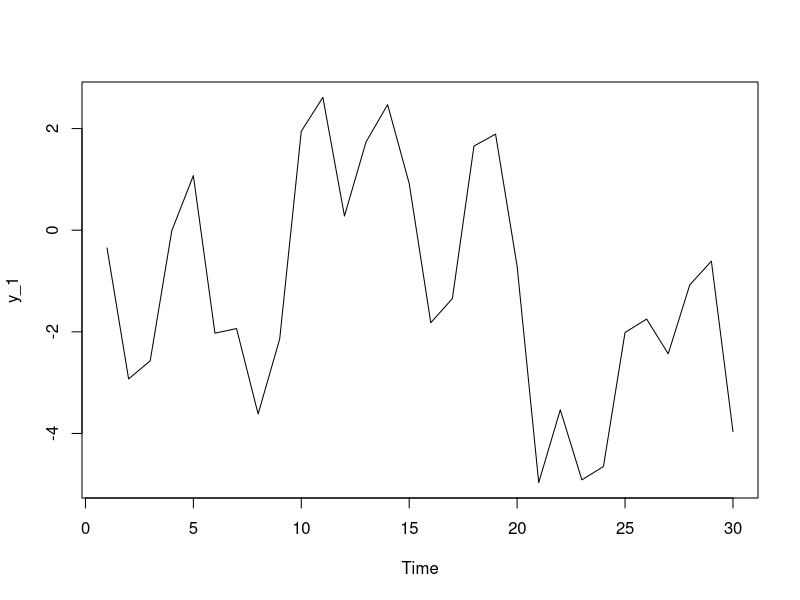
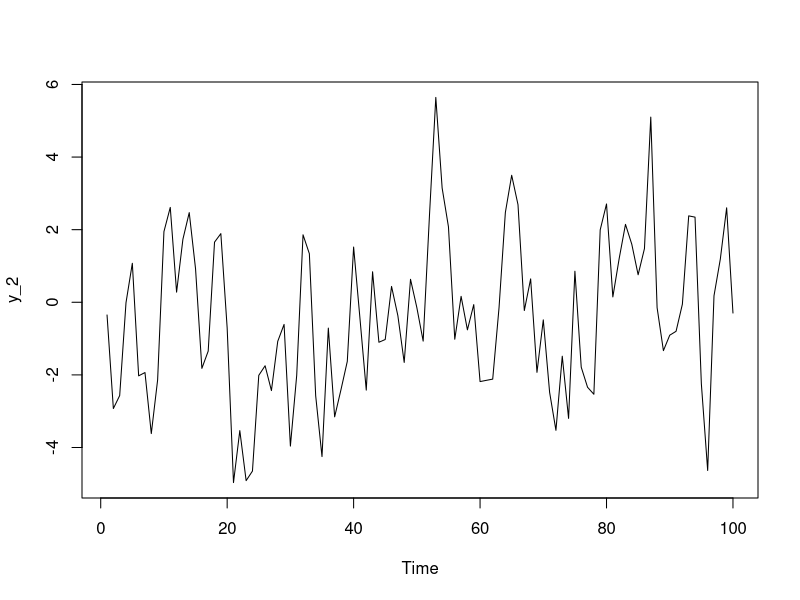
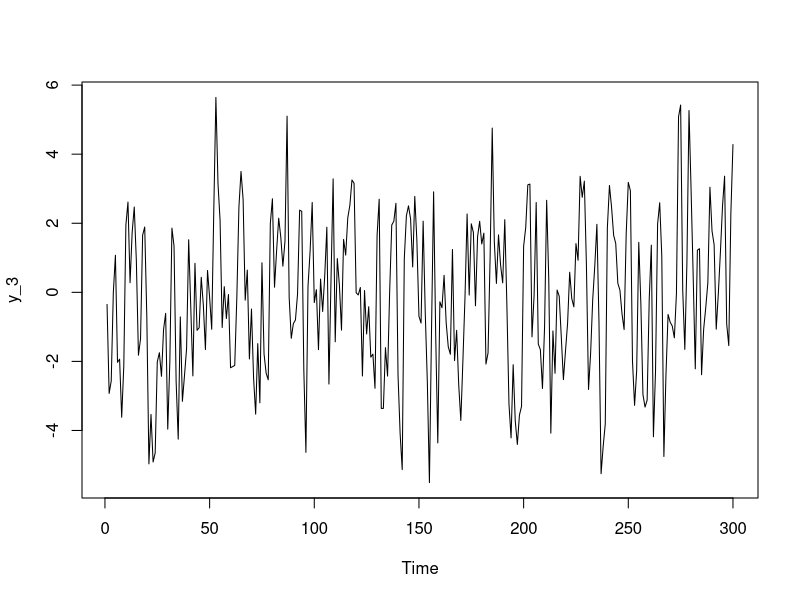
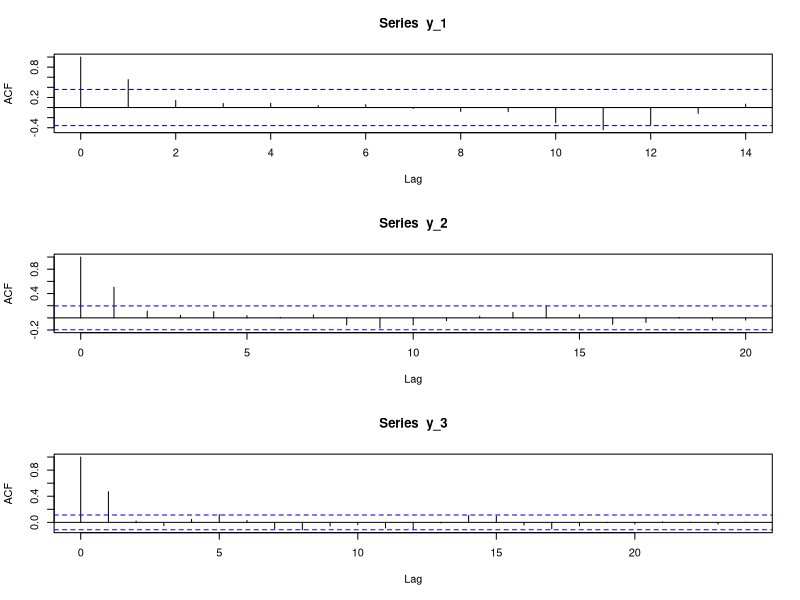
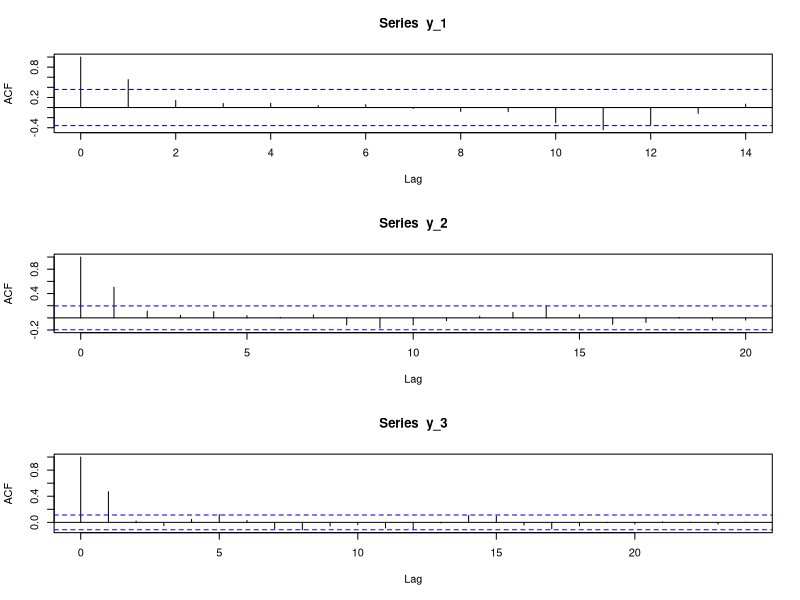
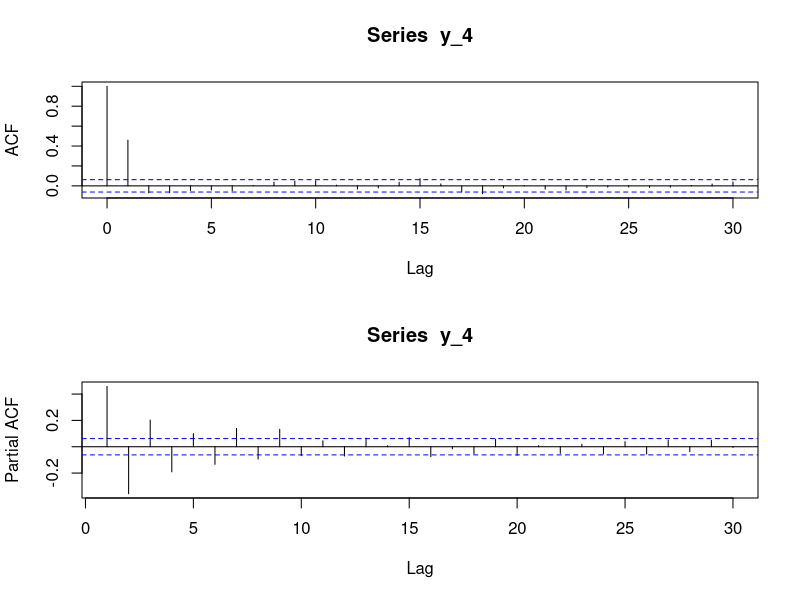
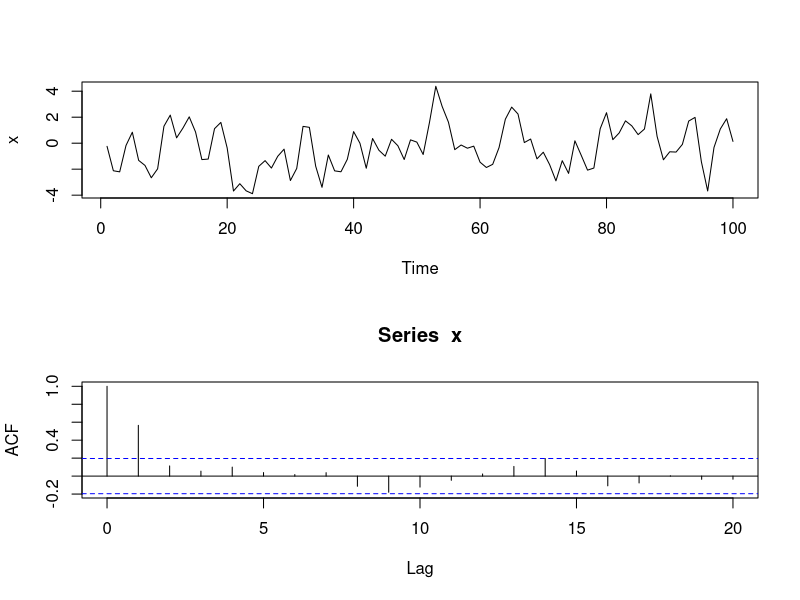
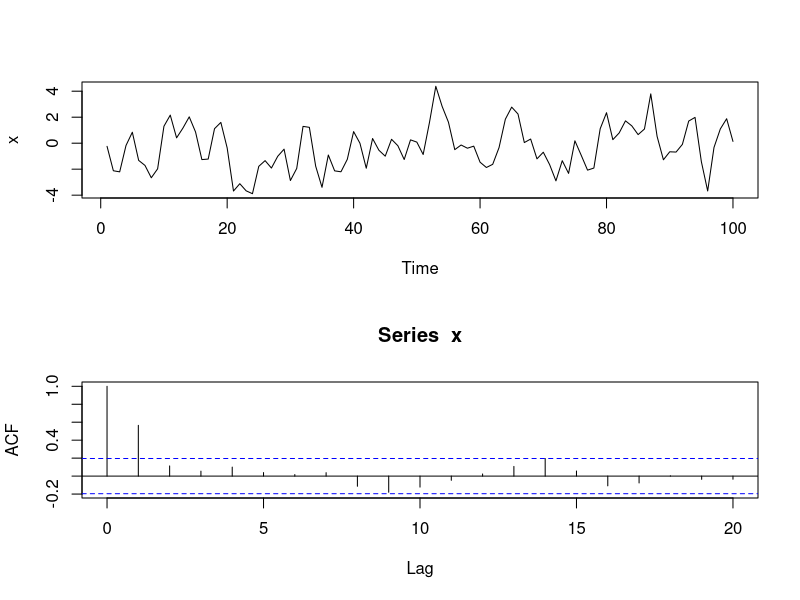

Write R code to recreate these figures, in order. (Note: this script raises an error after producing the figures.)
# R-code: simulation MA(1)
# Learn: arima.sim, ARMAacf

set.seed(10)
sigma<-2
b_1<-0.5
len<-30
y_1<-arima.sim(n = len, list( ma = b_1), sd = sigma)
set.seed(10)
len<-100
y_2<-arima.sim(n = len, list( ma = b_1), sd = sigma)
set.seed(10)
len<-300
y_3<-arima.sim(n = len, list( ma = b_1), sd = sigma)

# Plot the series
ts.plot(y_1)
ts.plot(y_2)
ts.plot(y_3)

rho<-c(b_1/(1+b_1^2),rep(0,4))
rho
# R-command for computing the acf: both calculations match
ARMAacf(ma=b_1,lag.max=10)
ARMAacf(ma=b_1,lag.max=10,pacf=T)


# In general b1 is unknown and therefore ARMAacf is of limited practical utility. 
# Instead, the acf must be estimated directly from the data, relying on acf-command
# For long data sets (many observations) acf converges to ARMAacf (assuming b1 is known)
par(mfrow=c(3,1))
acf(y_1)
acf(y_2)
acf(y_3)

# Extract estimates from acf-object
acf(y_1)$acf
acf(y_2)$acf
acf(y_3)$acf

#---------------------
# acf and pacf
len<-1000
set.seed(1)
b_1<-0.9
y_4<-arima.sim(n = len, list( ma = b_1), sd = sigma)

# Acf is insignificant for lags>q=1
par(mfrow=c(2,1))
acf(y_4)
# pacf converges 'slowly' to 0
acf(y_4,type="partial")




###################################################
### code chunk number 2: slides_part2.Rnw:207-260
###################################################
# R-code: estimate $b_1$
# Learn: arima

estim<-function(parma,x)
{
# Center the data
  x<-x-mean(x)
# Determine length
  len<-length(x)
# Define q
  q<-length(parma)
  b<-parma
# Define a vector of epsilons
  epsilon<-x
# Compute epsilon_1
  epsilon[1]<-x[1]
# Compute the other epsilons  
  for (i in 2:q)
  {
    epsilon[i]<-x[i]-epsilon[(i-1):1]%*%b[1:(i-1)]
  }
  for (i in (q+1):len)
  {
    epsilon[i]<-x[i]-epsilon[(i-1):(i-q)]%*%b[1:q]
  }
# Return the MSE  
  return(sum(epsilon^2))
}


set.seed(10)
sigma<-sqrt(2)
b_1<-0.7
len<-100
x<-arima.sim(n = len, list( ma = c(b_1)), sd = sigma)
ts.plot(x)
acf(x)

# Set any parameter value: which model corresponds to b1=0?
parma<-c(0)
# This is the wrong parameter: the true parameter is 0.7
# Therefore we expect MSE to be large
estim(parma,x)
# Now we insert the true parameter: MSE is much smaller
estim(b_1,x)
# Now we minimize MSE
estim_obj<-nlminb(parma,estim,x=x)
# Note that MSE is smaller than for true b_1: this is beacuse we minimize MSE (overfitting)
estim_obj
# CSS 
round(estim_obj$par,4)
# R-command: CSS according to arima
ma_obj<-arima(x,order = c(0, 0, 1),method="CSS")
round(ma_obj$coef,4)
# R-command Maximum Likelihood according to arima
ma_obj<-arima(x,order = c(0, 0, 1))
round(ma_obj$coef,4)

# From now we shall rely on default R-command arima()


###################################################
### code chunk number 3: slides_part2.Rnw:306-337
###################################################
# R-code: MA(1) diagnostics
# learn tsdiag
set.seed(10)
sigma<-sqrt(2)
b_1<-0.7
len<-100
x<-arima.sim(n = len, list( ma = b_1), sd = sigma)

ts.plot(x)

# Identification
acf(x)

# Estimation
# You may try white noise by setting order=c(0,0,0) in arima: check the resulting diagnostics below
x_obj<-arima(x,order=c(0,0,1))
x_obj

# Simple diagnostics
par(mfrow=c(1,1))
acf(x_obj$res)

# More sophisticated diagnostics: try a white noise model in arima and check diagnostics again
tsdiag(x_obj,gof.lag=30)

# False (white noise) model: too simple
x_obj<-arima(x,order=c(0,0,0))

tsdiag(x_obj,gof.lag=20)


# We can fit a more complex model: diagnostics also OK but danger of overfitting
# Rely on SIMPLEST model for which diagnostics are OK
x_obj<-arima(x,order=c(0,0,10))

acf(x_obj$res)

tsdiag(x_obj,gof.lag=20)



###################################################
### code chunk number 4: slides_part2.Rnw:398-483
###################################################
# R-code: MA(1) forecast
# learn: predict
# First case: mu=0
set.seed(10)
sigma<-sqrt(2)
b_1<-0.7
len<-1000
# Compute one additional observation i.e. len+1
y<-arima.sim(n = len+1, list( ma = b_1), sd = sigma)
ts.plot(y)

# Data
x<-y[1:len]
# Future observation: must be forecasted
x_future<-y[len+1]
# Identification
acf(x)

# Estimation
x_obj<-arima(x,order=c(0,0,1))
x_obj
par(mfrow=c(1,1))
acf(x_obj$res)

# More sophisticated diagnostics
tsdiag(x_obj,gof.lag=30)

b1<-x_obj$coef["ma1"]

epsilon_T<-sum((-1)^{0:(len-1)}*b1^(0:(len-1))*(x[len:1]-mean(x)))
xhat<-b1*epsilon_T

xhat+mean(x)

# Use R-command predict: the forecast matches with our number up to negligible rounding errors
predict(x_obj,n.ahead=1)

predict(x_obj,n.ahead=1)$pred

#--------------
# Second case: mu!=0

mu<-10
set.seed(10)
sigma<-sqrt(2)
b_1<-0.7
len<-1000
# Shift by mu
y<-mu+arima.sim(n = len+1, list( ma = b_1), sd = sigma)
ts.plot(y)

# Data
x<-y[1:len]
# Future observation: must be forecasted
x_future<-y[len+1]
# Identification 2
acf(x)

# Estimation

x_obj<-arima(x,order=c(0,0,1))
x_obj
par(mfrow=c(1,1))
acf(x_obj$res)

# More sophisticated diagnostics
tsdiag(x_obj,gof.lag=30)

b1<-x_obj$coef["ma1"]


# Formula in slides
epsilon_T<-sum((-1)^{0:(len-1)}*b1^(0:(len-1))*(x[len:1]-mean(x)))
xhat<-mean(x)+b1*epsilon_T

xhat

# Use R-command predict: the forecast matches with our number up to negligible rounding errors
predict(x_obj,n.ahead=1)

predict(x_obj,n.ahead=1)$pred


# R-code: MA(1) pacf pattern
# Simulate MA(1) and compare MA-inversion, pacf and regression
set.seed(10)
sigma<-sqrt(2)
b1<-0.9
len<-1000
z<-arima.sim(n = len, list( ma = b1), sd = sigma)

acf(z,type="partial")
# The coefficients are larger (in absolute) because the pacf relies on finite regression: see regressions below (the absolute value increase for increasing lag)
b1*(-1)^{0:(10)}*b1^(0:(10))

acf(z,type="partial",plot=F)
# Compare pacf(k) with last regression coefficient in each of the following regressions
# Look at a1:  compare with pacf(1)
lm(z[2:len]~z[1:(len-1)])
# Look at a2:  compare with pacf(2)
lm(z[3:len]~z[2:(len-1)]+z[1:(len-2)])
# Look at a3: compare with pacf(3)
lm(z[4:len]~z[3:(len-1)]+z[2:(len-2)]+z[1:(len-3)])




###################################################
### code chunk number 5: slides_part2.Rnw:499-505
###################################################
# R-code: MA(1) h-step forecast
h<-10
predict(x_obj,n.ahead=h)$pred
# Compare with estimated intercept
x_obj$coef



###################################################
### code chunk number 6: slides_part2.Rnw:522-542
###################################################
# R-code: MA(1) interval forecast
# Learn: plot interval forecast
sigma<-sqrt(x_obj$sigma2)
# Plot last ten data-points + forecast
last_data<-20
plot(y[(len+1-last_data):(len+1)],ylim=c(7,14))
lines(c(rep(NA,last_data-1),x[len],xhat),col="blue",type="b")
lines(c(rep(NA,last_data-1),x[len],xhat-2*sigma),col="red",type="b")
lines(c(rep(NA,last_data-1),x[len],xhat+2*sigma),col="red",type="b")

# With the R-code: no (detectable) difference when compared to own calculations
h<-1
pred_obj<-predict(x_obj,n.ahead=h)
plot(y[(len+1-last_data):(len+1)],ylim=c(7,14))
lines(c(rep(NA,last_data-1),x[len],pred_obj$pred),col="blue",type="b")
lines(c(rep(NA,last_data-1),x[len],pred_obj$pred-2*pred_obj$se),col="red",type="b")
lines(c(rep(NA,last_data-1),x[len],pred_obj$pred+2*pred_obj$se),col="red",type="b")





###################################################
### code chunk number 7: slides_part2.Rnw:560-568
###################################################
# R-code: MA(1) multi-step interval forecast
# With the R-code
h<-10
pred_obj<-predict(x_obj,n.ahead=h)
plot(c(y[(len+1-last_data):(len+1)],rep(NA,h-1)),ylim=c(6,14))
lines(c(rep(NA,last_data-1),x[len],pred_obj$pred),col="blue",type="b")
lines(c(rep(NA,last_data-1),x[len],pred_obj$pred-2*pred_obj$se),col="red",type="b")
lines(c(rep(NA,last_data-1),x[len],pred_obj$pred+2*pred_obj$se),col="red",type="b")


###################################################
### code chunk number 8: init
###################################################
# R-code: simulation MA(2)

set.seed(10)
sigma<-2
b1<--1.3
b2<-0.5
len<-30
y_1<-arima.sim(n = len, list( ma = c(b1,b2)), sd = sigma)
set.seed(10)
len<-100
y_2<-arima.sim(n = len, list( ma = c(b1,b2)), sd = sigma)
set.seed(10)
len<-300
y_3<-arima.sim(n = len, list( ma = c(b1,b2)), sd = sigma)

# Theoretical acf (generally unknown...)
ARMAacf(ma=c(b1,b2),lag.max=10)

# Empirical acf: can always be computed from data
par(mfrow=c(3,1))
acf(y_1)
acf(y_2)
acf(y_3)

# Extract estimates from acf-object
acf(y_1)$acf
acf(y_2)$acf
acf(y_3)$acf



###################################################
### code chunk number 9: slides_part2.Rnw:657-690
###################################################
# R-code: MA(2) forecast
# mu
mu<-10
# Forecast horizon
h<-10
set.seed(10)
# sigma
sigma<-sqrt(2)
# MA coefficients
b1<--1.3
b2<-0.7
# Sample length
len<-100
# Generate data and shift by mu
y<-mu+arima.sim(n = len+h, list( ma = c(b1,b2)), sd = sigma)
# Data
x<-y[1:len]

ts.plot(x)
# Identification: Acf suggests AR(2)
acf(x)
# Estimation
x_obj<-arima(x,order=c(0,0,2))
x_obj
# Diagnostics
tsdiag(x_obj)

# Prediction
last_data<-10
pred_obj<-predict(x_obj,n.ahead=h)
plot(y[(len-last_data+1):(len+h)],ylim=c(4,16))
lines(c(rep(NA,last_data-1),x[len],pred_obj$pred),col="blue",type="b")
lines(c(rep(NA,last_data-1),x[len],pred_obj$pred-2*pred_obj$se),col="red",type="b")
lines(c(rep(NA,last_data-1),x[len],pred_obj$pred+2*pred_obj$se),col="red",type="b")


###################################################
### code chunk number 10: init
###################################################
# R-code: simulation AR(1)

set.seed(10)
sigma<-2
len<-100

# This is a non-stationary AR(1) process: a1>1
a1<-1.5
# This is a stationary AR(1) process
a1<-0.5
# arima.sim implicity assumes that c=0
y1<-arima.sim(n = len, list( ar = a1), sd = sigma)
ts.plot(y1)

# c!=0: Simulate AR(1) 'by hand'
set.seed(10)
eps<-rnorm(len)
c<-5
# Arbitrary zero-initialization
y1<-rep(0,len)
for (i in 2:len)
{
  y1[i]<-c+a1*y1[i-1]+eps[i]
}
# Arbitrary zero-initialization is not 'smart': would have been better to initialize with c/(1-a1)
ts.plot(y1)
abline(h=c/(1-a1))
# Check mean and expectation formula in slides
mean(y1)
c/(1-a1)
# Check autocorrelation: in contrast to MA(q) acf does not vanish (converges to 0 though)
rho<-a1^(1:10)
rho
# R-command for computing acf
ARMAacf(ar=a1,lag.max=10)
ARMAacf(ar=a1,lag.max=10,pacf=T)
# Acf converges to 0
acf(y1)
# pacf vanishes for k>1
acf(y1,type="partial")


# Different a1>0
set.seed(10)
a1<-0.95
y2<-arima.sim(n = len, list( ar = a1), sd = sigma)
# Longer 'memory'
ts.plot(y2)
abline(h=0)
rho<-a1^(1:10)
rho
ARMAacf(ar=a1,lag.max=10)
# Acf converges to 0: slower convergence than previous AR(1)
acf(y2)
# pacf vanishes for k>1
acf(y2,type="partial")


# Different a1<0
set.seed(10)
a1<--0.9
y3<-arima.sim(n = len, list( ar = a1), sd = sigma)
ts.plot(y3)
rho<-a1^(1:10)
rho
ARMAacf(ar=a1,lag.max=10)
par(mfrow=c(2,1))
# Acf converges to 0 alternating signs
acf(y3)
# pacf vanishes for k>1
acf(y3,type="partial")





###################################################
### code chunk number 11: slides_part2.Rnw:903-924
###################################################
# R-code: estimate $c,a_1$

set.seed(10)
sigma<-sqrt(2)
a1<-0.7
c<-5
len<-500
x<-arima.sim(n = len, list( ar = c(a1)), sd = sigma)
# Shift by mu=c/(1-a1)
x<-x+c/(1-a1)
ts.plot(x)

# Linear regression
lm_obj<-lm(x[2:len]~x[1:(len-1)])
lm_obj
# Linear regression estimates c

ts.plot(x)
# arima function
ma_obj<-arima(x,order = c(1, 0, 0))
ma_obj
# arima does not estimate c but mu
c/(1-a1)


###################################################
### code chunk number 12: slides_part2.Rnw:957-985
###################################################
# R-code: AR(1) diagnostics
# learn tsdiag
set.seed(10)
sigma<-sqrt(2)
a1<-0.7
len<-100
x<-arima.sim(n = len, list( ar = a1), sd = sigma)

# Identification
par(mfrow=c(2,1))
acf(x)
acf(x,type="partial")

# Estimation
x_obj<-arima(x,order=c(1,0,0))
x_obj

# Diagnostics
tsdiag(x_obj,gof.lag=30)

# We can fit a more complex model: diagnostics also OK but danger of overfitting
# Rely on SIMPLEST model for which diagnostics are OK
x_obj<-arima(x,order=c(2,0,0))

acf(x_obj$res)

tsdiag(x_obj,gof.lag=20)



###################################################
### code chunk number 13: slides_part2.Rnw:1007-1054
###################################################
# R-code: AR(1) forecast
# learn: predict
set.seed(10)
sigma<-sqrt(2)
a1<-0.7
c<-3
len<-100
# Compute one additional observation i.e. len+1
y<-arima.sim(n = len+1, list( ar = a1), sd = sigma)
# Shift by mu
y<-y+c/(1-a1)
ts.plot(y)
# Data
x<-y[1:len]
# Future observation: must be forecasted
x_future<-y[len+1]
# Identification
par(mfrow=c(2,1))
acf(x)
acf(x,type="partial")

# Estimation
x_obj<-arima(x,order=c(1,0,0))
x_obj

# Possible to fit a MA: but this would require more parameters: worse forecast performances
if (F)
{  
  x_obj<-arima(x,order=c(0,0,4))
  x_obj
  tsdiag(x_obj,gof.lag=30)
  
}

# Diagnostics
tsdiag(x_obj,gof.lag=30)

a1<-x_obj$coef["ar1"]
c<-x_obj$coef["intercept"]*(1-a1)

# One step ahead point forecast
# Formula in slides
xhat1<-c+a1*x[len]
xhat1

# Use R-command predict: replicates our calculation
predict(x_obj,n.ahead=1)$pred[1]

#--------------
# h-step ahead
h<-4
# Formula in slides
xhat<-c*sum(a1^(0:(h-1)))+a1^h*x[len]
xhat
# Use R-command predict
predict(x_obj,n.ahead=h)$pred[h]



###################################################
### code chunk number 14: slides_part2.Rnw:1073-1094
###################################################
# R-code: AR(1) interval forecast
# Learn: plot interval forecast
sigma<-sqrt(x_obj$sigma2)
# Plot last ten data-points + forecast
last_data<-10
par(mfrow=c(1,1))
plot(y[(len+1-last_data):(len+1)],ylim=c(7,14))
lines(c(rep(NA,last_data-1),x[len],xhat1),col="blue",type="b")
lines(c(rep(NA,last_data-1),x[len],xhat1-2*sigma),col="red",type="b")
lines(c(rep(NA,last_data-1),x[len],xhat1+2*sigma),col="red",type="b")

# With the R-code
h<-1
pred_obj<-predict(x_obj,n.ahead=h)
plot(y[(len+1-last_data):(len+1)],ylim=c(7,14))
lines(c(rep(NA,last_data-1),x[len],pred_obj$pred),col="blue",type="b")
lines(c(rep(NA,last_data-1),x[len],pred_obj$pred-2*pred_obj$se),col="red",type="b")
lines(c(rep(NA,last_data-1),x[len],pred_obj$pred+2*pred_obj$se),col="red",type="b")





###################################################
### code chunk number 15: slides_part2.Rnw:1117-1125
###################################################
# R-code: AR(1) multi-step interval forecast
# With the R-code
h<-100
pred_obj<-predict(x_obj,n.ahead=h)
plot(c(y[(len+1-last_data):(len+1)],rep(NA,h-1)),ylim=c(5,15))
lines(c(rep(NA,last_data-1),x[len],pred_obj$pred),col="blue",type="b")
lines(c(rep(NA,last_data-1),x[len],pred_obj$pred-2*pred_obj$se),col="red",type="b")
lines(c(rep(NA,last_data-1),x[len],pred_obj$pred+2*pred_obj$se),col="red",type="b")


###################################################
### code chunk number 16: slides_part2.Rnw:1170-1214
###################################################
# R-code: AR(2)
# c
c<-10
# Forecast horizon
h<-10
set.seed(1)
# sigma
sigma<-sqrt(2)
# AR coefficients
a1<-1.3
a2<--0.7
# Mean: see slides
mu<-c/(1-a1-a2)
# Sample length
len<-100
# Generate data and shift by mu
y<-mu+arima.sim(n = len+h, list( ar = c(a1,a2)), sd = sigma)
ts.plot(y)

# Check stationarity: roots of characteristic polynomial should be smaller one in absolute value
abs(polyroot(c(-a2,-a1,1)))

# Data
x<-y[1:len]

ts.plot(x)
# Identification: pacf suggests AR(2)
par(mfrow=c(2,1))
acf(x)
acf(x,type="partial")

# Estimation
x_obj<-arima(x,order=c(2,0,0))
x_obj

# Diagnostics
tsdiag(x_obj)

# Prediction
par(mfrow=c(1,1))
pred_obj<-predict(x_obj,n.ahead=h)
plot(y[(len-last_data+1):(len+h)],ylim=c(10,40))
lines(c(rep(NA,last_data-1),x[len],pred_obj$pred),col="blue",type="b")
lines(c(rep(NA,last_data-1),x[len],pred_obj$pred-2*pred_obj$se),col="red",type="b")
lines(c(rep(NA,last_data-1),x[len],pred_obj$pred+2*pred_obj$se),col="red",type="b")

#---------------------------------
# Examples of a non-stationary AR(2)

# Example 1
a1<-1.3
a2<--1.1
# Example 2: both coefficients smaller 1 (in absolute value) but process non-stationary
a1<-0.6
a2<-0.5
# Sample length
len<-100
# Generate data and shift by mu
y<-mu+arima.sim(n = len+h, list( ar = c(a1,a2)), sd = sigma)

# Check stationarity: roots of characteristic polynomial should be smaller one in absolute value
abs(polyroot(c(-a2,-a1,1)))


# c!=0: Simulate AR(1) 'by hand'
set.seed(10)
eps<-rnorm(len)
c<-5
# Arbitrary zero-initialization
y1<-rep(0,len)
for (i in 3:len)
{
  y1[i]<-c+a1*y1[i-1]+a2*y1[i-2]+eps[i]
}
# Arbitrary zero-initialization is not 'smart': would have been better to initialize with c/(1-a1)
ts.plot(y1)
abline(h=c/(1-a1))
